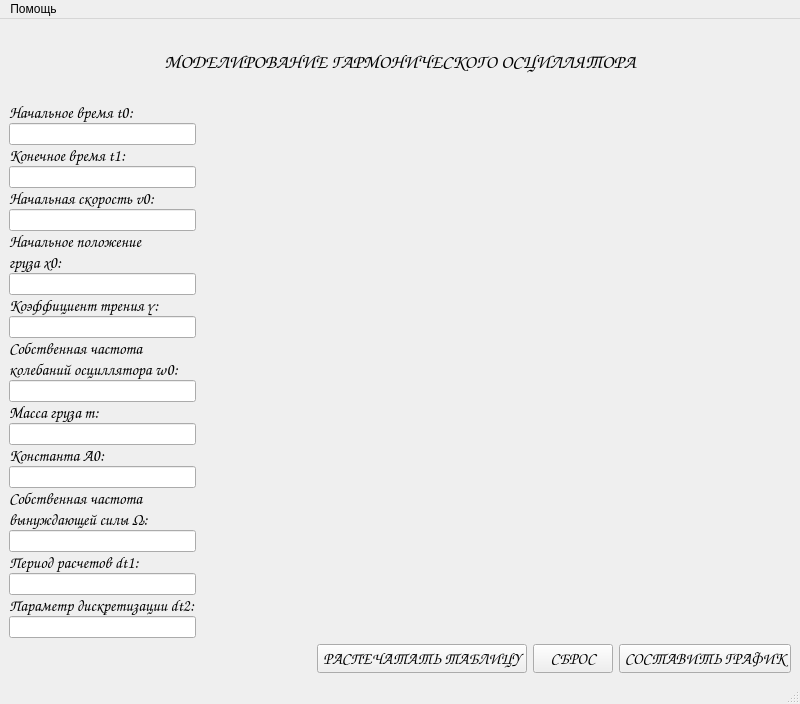
<?xml version="1.0" encoding="UTF-8"?>
<ui version="4.0">
 <class>MainWindow</class>
 <widget class="QMainWindow" name="MainWindow">
  <property name="geometry">
   <rect>
    <x>0</x>
    <y>0</y>
    <width>800</width>
    <height>704</height>
   </rect>
  </property>
  <property name="windowTitle">
   <string>MainWindow</string>
  </property>
  <widget class="QWidget" name="centralwidget">
   <layout class="QGridLayout" name="gridLayout" columnstretch="1,5">
    <item row="0" column="0" colspan="2">
     <layout class="QVBoxLayout" name="verticalLayout_header">
      <property name="sizeConstraint">
       <enum>QLayout::SetFixedSize</enum>
      </property>
      <item>
       <widget class="QLabel" name="label_program_name">
        <property name="font">
         <font>
          <family>Comic Sans MS</family>
          <pointsize>14</pointsize>
          <weight>50</weight>
          <bold>false</bold>
         </font>
        </property>
        <property name="text">
         <string>МОДЕЛИРОВАНИЕ ГАРМОНИЧЕСКОГО ОСЦИЛЛЯТОРА</string>
        </property>
        <property name="alignment">
         <set>Qt::AlignCenter</set>
        </property>
       </widget>
      </item>
     </layout>
    </item>
    <item row="1" column="1">
     <layout class="QVBoxLayout" name="verticalLayout_graph">
      <item>
       <widget class="QLabel" name="label_graph">
        <property name="text">
         <string/>
        </property>
        <property name="alignment">
         <set>Qt::AlignCenter</set>
        </property>
       </widget>
      </item>
     </layout>
    </item>
    <item row="2" column="1">
     <layout class="QHBoxLayout" name="horizontalLayout_buttons">
      <item>
       <spacer name="horizontalSpacer_2">
        <property name="orientation">
         <enum>Qt::Horizontal</enum>
        </property>
        <property name="sizeHint" stdset="0">
         <size>
          <width>40</width>
          <height>20</height>
         </size>
        </property>
       </spacer>
      </item>
      <item>
       <widget class="QPushButton" name="pushButton_print">
        <property name="sizePolicy">
         <sizepolicy hsizetype="Minimum" vsizetype="Minimum">
          <horstretch>0</horstretch>
          <verstretch>0</verstretch>
         </sizepolicy>
        </property>
        <property name="font">
         <font>
          <family>Comic Sans MS</family>
          <pointsize>12</pointsize>
         </font>
        </property>
        <property name="text">
         <string>РАСПЕЧАТАТЬ ТАБЛИЦУ</string>
        </property>
       </widget>
      </item>
      <item>
       <widget class="QPushButton" name="pushButton_reset">
        <property name="sizePolicy">
         <sizepolicy hsizetype="Minimum" vsizetype="Fixed">
          <horstretch>0</horstretch>
          <verstretch>0</verstretch>
         </sizepolicy>
        </property>
        <property name="font">
         <font>
          <family>Comic Sans MS</family>
          <pointsize>12</pointsize>
          <weight>50</weight>
          <bold>false</bold>
         </font>
        </property>
        <property name="text">
         <string>СБРОС</string>
        </property>
       </widget>
      </item>
      <item>
       <widget class="QPushButton" name="pushButton_graph">
        <property name="sizePolicy">
         <sizepolicy hsizetype="Minimum" vsizetype="Fixed">
          <horstretch>0</horstretch>
          <verstretch>0</verstretch>
         </sizepolicy>
        </property>
        <property name="font">
         <font>
          <family>Comic Sans MS</family>
          <pointsize>12</pointsize>
          <weight>50</weight>
          <bold>false</bold>
         </font>
        </property>
        <property name="text">
         <string>СОСТАВИТЬ ГРАФИК</string>
        </property>
       </widget>
      </item>
     </layout>
    </item>
    <item row="1" column="0">
     <layout class="QVBoxLayout" name="verticalLayout_input_fields">
      <property name="spacing">
       <number>0</number>
      </property>
      <item>
       <layout class="QVBoxLayout" name="verticalLayout_t0">
        <property name="spacing">
         <number>0</number>
        </property>
        <property name="sizeConstraint">
         <enum>QLayout::SetDefaultConstraint</enum>
        </property>
        <item>
         <widget class="QLabel" name="label_t0">
          <property name="sizePolicy">
           <sizepolicy hsizetype="Preferred" vsizetype="Maximum">
            <horstretch>0</horstretch>
            <verstretch>0</verstretch>
           </sizepolicy>
          </property>
          <property name="font">
           <font>
            <family>Comic Sans MS</family>
            <pointsize>12</pointsize>
           </font>
          </property>
          <property name="text">
           <string>Начальное время t0:</string>
          </property>
         </widget>
        </item>
        <item>
         <widget class="QLineEdit" name="lineEdit_t0"/>
        </item>
       </layout>
      </item>
      <item>
       <layout class="QVBoxLayout" name="verticalLayout_t1">
        <property name="spacing">
         <number>0</number>
        </property>
        <item>
         <widget class="QLabel" name="label_t1">
          <property name="sizePolicy">
           <sizepolicy hsizetype="Preferred" vsizetype="Maximum">
            <horstretch>0</horstretch>
            <verstretch>0</verstretch>
           </sizepolicy>
          </property>
          <property name="font">
           <font>
            <family>Comic Sans MS</family>
            <pointsize>12</pointsize>
           </font>
          </property>
          <property name="text">
           <string>Конечное время t1:</string>
          </property>
         </widget>
        </item>
        <item>
         <widget class="QLineEdit" name="lineEdit_t1"/>
        </item>
       </layout>
      </item>
      <item>
       <layout class="QVBoxLayout" name="verticalLayout_v0">
        <property name="spacing">
         <number>0</number>
        </property>
        <item>
         <widget class="QLabel" name="label_v0">
          <property name="sizePolicy">
           <sizepolicy hsizetype="Preferred" vsizetype="Maximum">
            <horstretch>0</horstretch>
            <verstretch>0</verstretch>
           </sizepolicy>
          </property>
          <property name="font">
           <font>
            <family>Comic Sans MS</family>
            <pointsize>12</pointsize>
           </font>
          </property>
          <property name="text">
           <string>Начальная скорость v0:</string>
          </property>
         </widget>
        </item>
        <item>
         <widget class="QLineEdit" name="lineEdit_v0"/>
        </item>
       </layout>
      </item>
      <item>
       <layout class="QVBoxLayout" name="verticalLayout_x0">
        <property name="spacing">
         <number>0</number>
        </property>
        <item>
         <widget class="QLabel" name="label_x0">
          <property name="sizePolicy">
           <sizepolicy hsizetype="Preferred" vsizetype="Maximum">
            <horstretch>0</horstretch>
            <verstretch>0</verstretch>
           </sizepolicy>
          </property>
          <property name="font">
           <font>
            <family>Comic Sans MS</family>
            <pointsize>12</pointsize>
           </font>
          </property>
          <property name="text">
           <string>Начальное положение</string>
          </property>
         </widget>
        </item>
        <item>
         <widget class="QLabel" name="label_x0_2">
          <property name="sizePolicy">
           <sizepolicy hsizetype="Preferred" vsizetype="Maximum">
            <horstretch>0</horstretch>
            <verstretch>0</verstretch>
           </sizepolicy>
          </property>
          <property name="font">
           <font>
            <family>Comic Sans MS</family>
            <pointsize>12</pointsize>
           </font>
          </property>
          <property name="text">
           <string>груза x0:</string>
          </property>
         </widget>
        </item>
        <item>
         <widget class="QLineEdit" name="lineEdit_x0"/>
        </item>
       </layout>
      </item>
      <item>
       <layout class="QVBoxLayout" name="verticalLayout_gamma">
        <property name="spacing">
         <number>0</number>
        </property>
        <item>
         <widget class="QLabel" name="label_gamma">
          <property name="sizePolicy">
           <sizepolicy hsizetype="Preferred" vsizetype="Maximum">
            <horstretch>0</horstretch>
            <verstretch>0</verstretch>
           </sizepolicy>
          </property>
          <property name="font">
           <font>
            <family>Comic Sans MS</family>
            <pointsize>12</pointsize>
           </font>
          </property>
          <property name="text">
           <string>Коэффициент трения γ:</string>
          </property>
         </widget>
        </item>
        <item>
         <widget class="QLineEdit" name="lineEdit_gamma"/>
        </item>
       </layout>
      </item>
      <item>
       <layout class="QVBoxLayout" name="verticalLayout_omega0">
        <property name="spacing">
         <number>0</number>
        </property>
        <item>
         <widget class="QLabel" name="label_omega0">
          <property name="sizePolicy">
           <sizepolicy hsizetype="Preferred" vsizetype="Maximum">
            <horstretch>0</horstretch>
            <verstretch>0</verstretch>
           </sizepolicy>
          </property>
          <property name="font">
           <font>
            <family>Comic Sans MS</family>
            <pointsize>12</pointsize>
           </font>
          </property>
          <property name="text">
           <string>Собственная частота</string>
          </property>
         </widget>
        </item>
        <item>
         <widget class="QLabel" name="label_omega0_2">
          <property name="sizePolicy">
           <sizepolicy hsizetype="Preferred" vsizetype="Maximum">
            <horstretch>0</horstretch>
            <verstretch>0</verstretch>
           </sizepolicy>
          </property>
          <property name="font">
           <font>
            <family>Comic Sans MS</family>
            <pointsize>12</pointsize>
           </font>
          </property>
          <property name="text">
           <string>колебаний осциллятора ω0:</string>
          </property>
         </widget>
        </item>
        <item>
         <widget class="QLineEdit" name="lineEdit_omega0"/>
        </item>
       </layout>
      </item>
      <item>
       <layout class="QVBoxLayout" name="verticalLayout_m">
        <item>
         <widget class="QLabel" name="label_m">
          <property name="sizePolicy">
           <sizepolicy hsizetype="Preferred" vsizetype="Maximum">
            <horstretch>0</horstretch>
            <verstretch>0</verstretch>
           </sizepolicy>
          </property>
          <property name="font">
           <font>
            <family>Comic Sans MS</family>
            <pointsize>12</pointsize>
           </font>
          </property>
          <property name="text">
           <string>Масса груза m:</string>
          </property>
         </widget>
        </item>
        <item>
         <widget class="QLineEdit" name="lineEdit_m"/>
        </item>
       </layout>
      </item>
      <item>
       <layout class="QVBoxLayout" name="verticalLayout_a0">
        <property name="spacing">
         <number>0</number>
        </property>
        <item>
         <widget class="QLabel" name="label_a0">
          <property name="sizePolicy">
           <sizepolicy hsizetype="Preferred" vsizetype="Maximum">
            <horstretch>0</horstretch>
            <verstretch>0</verstretch>
           </sizepolicy>
          </property>
          <property name="font">
           <font>
            <family>Comic Sans MS</family>
            <pointsize>12</pointsize>
           </font>
          </property>
          <property name="text">
           <string>Константа A0:</string>
          </property>
         </widget>
        </item>
        <item>
         <widget class="QLineEdit" name="lineEdit_a0"/>
        </item>
       </layout>
      </item>
      <item>
       <layout class="QVBoxLayout" name="verticalLayout_OMEGA">
        <property name="spacing">
         <number>0</number>
        </property>
        <item>
         <widget class="QLabel" name="label_OMEGA">
          <property name="sizePolicy">
           <sizepolicy hsizetype="Preferred" vsizetype="Maximum">
            <horstretch>0</horstretch>
            <verstretch>0</verstretch>
           </sizepolicy>
          </property>
          <property name="font">
           <font>
            <family>Comic Sans MS</family>
            <pointsize>12</pointsize>
           </font>
          </property>
          <property name="text">
           <string>Собственная частота</string>
          </property>
         </widget>
        </item>
        <item>
         <widget class="QLabel" name="label_OMEGA_2">
          <property name="sizePolicy">
           <sizepolicy hsizetype="Preferred" vsizetype="Maximum">
            <horstretch>0</horstretch>
            <verstretch>0</verstretch>
           </sizepolicy>
          </property>
          <property name="font">
           <font>
            <family>Comic Sans MS</family>
            <pointsize>12</pointsize>
           </font>
          </property>
          <property name="text">
           <string>вынуждающей силы Ω:</string>
          </property>
         </widget>
        </item>
        <item>
         <widget class="QLineEdit" name="lineEdit_OMEGA"/>
        </item>
       </layout>
      </item>
      <item>
       <layout class="QVBoxLayout" name="verticalLayout_dt1">
        <property name="spacing">
         <number>0</number>
        </property>
        <item>
         <widget class="QLabel" name="label_dt1">
          <property name="sizePolicy">
           <sizepolicy hsizetype="Preferred" vsizetype="Maximum">
            <horstretch>0</horstretch>
            <verstretch>0</verstretch>
           </sizepolicy>
          </property>
          <property name="font">
           <font>
            <family>Comic Sans MS</family>
            <pointsize>12</pointsize>
           </font>
          </property>
          <property name="text">
           <string>Период расчетов dt1:</string>
          </property>
         </widget>
        </item>
        <item>
         <widget class="QLineEdit" name="lineEdit_dt1"/>
        </item>
       </layout>
      </item>
      <item>
       <layout class="QVBoxLayout" name="verticalLayout_dt2">
        <property name="spacing">
         <number>0</number>
        </property>
        <item>
         <widget class="QLabel" name="label_dt2">
          <property name="sizePolicy">
           <sizepolicy hsizetype="Preferred" vsizetype="Maximum">
            <horstretch>0</horstretch>
            <verstretch>0</verstretch>
           </sizepolicy>
          </property>
          <property name="font">
           <font>
            <family>Comic Sans MS</family>
            <pointsize>12</pointsize>
           </font>
          </property>
          <property name="text">
           <string>Параметр дискретизации dt2:</string>
          </property>
         </widget>
        </item>
        <item>
         <widget class="QLineEdit" name="lineEdit_dt2"/>
        </item>
       </layout>
      </item>
     </layout>
    </item>
    <item row="2" column="0">
     <spacer name="horizontalSpacer">
      <property name="orientation">
       <enum>Qt::Horizontal</enum>
      </property>
      <property name="sizeHint" stdset="0">
       <size>
        <width>40</width>
        <height>20</height>
       </size>
      </property>
     </spacer>
    </item>
   </layout>
  </widget>
  <widget class="QMenuBar" name="menubar">
   <property name="geometry">
    <rect>
     <x>0</x>
     <y>0</y>
     <width>800</width>
     <height>21</height>
    </rect>
   </property>
   <widget class="QMenu" name="menu">
    <property name="title">
     <string>Помощь</string>
    </property>
   </widget>
   <addaction name="menu"/>
  </widget>
  <widget class="QStatusBar" name="statusbar"/>
 </widget>
 <resources/>
 <connections/>
</ui>
